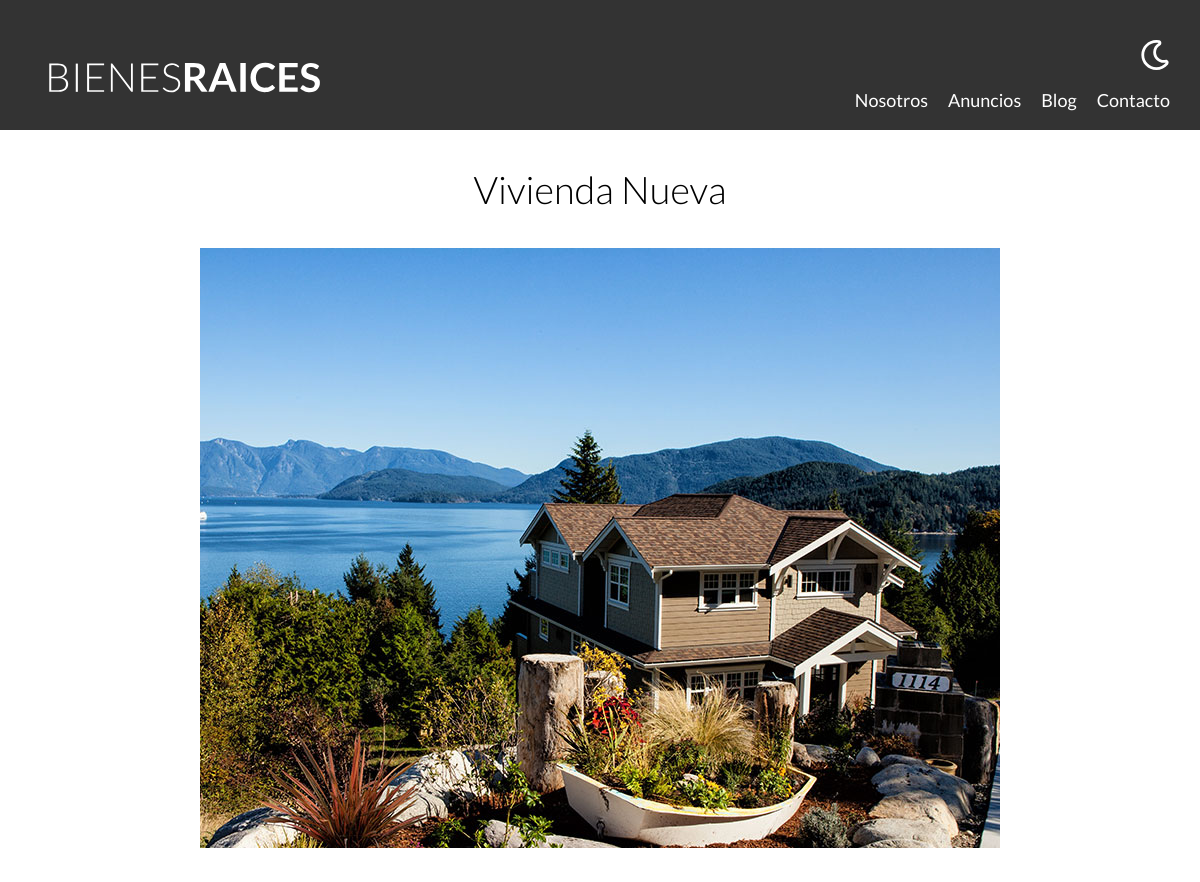
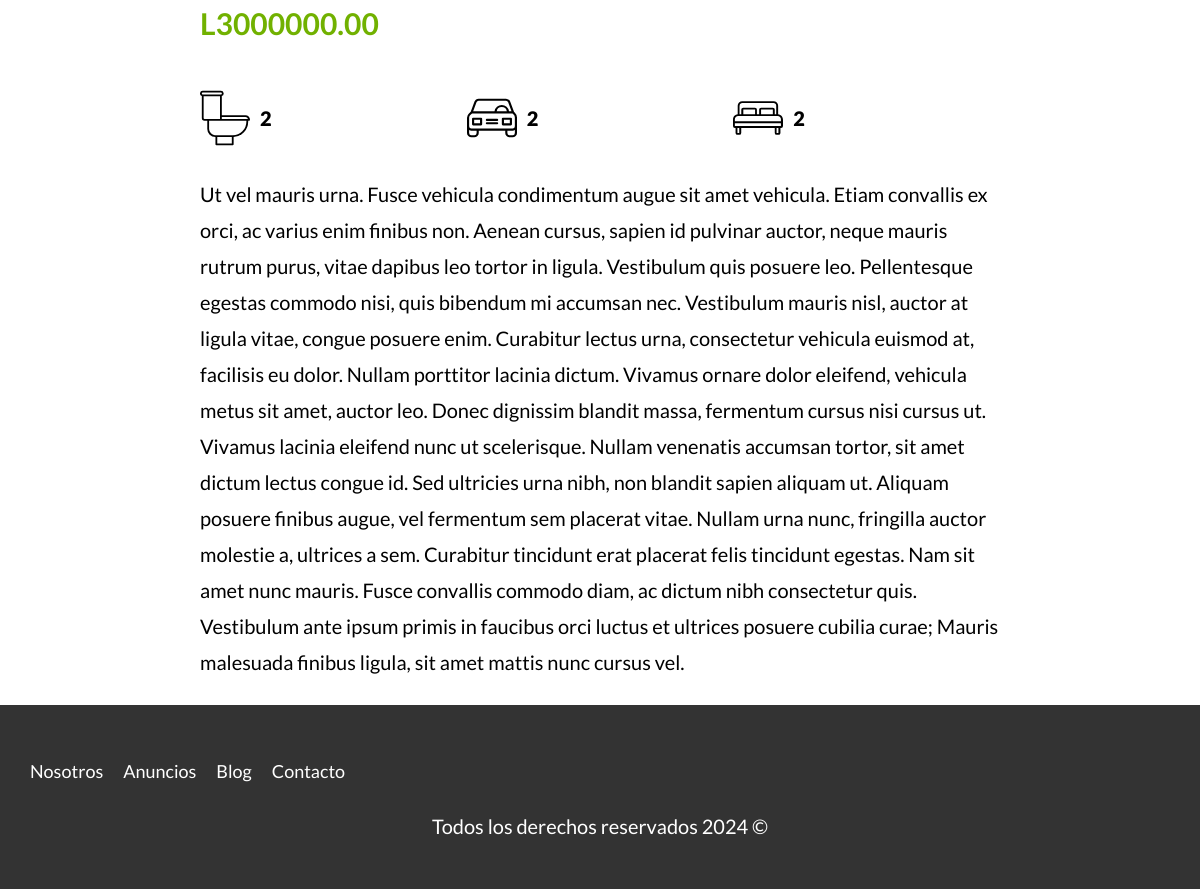
/propiedad?id=16, run on the app's committed database (2 pictures, top to bottom).
### tables this page shows
CREATE TABLE `propiedades` (
  `id` int NOT NULL AUTO_INCREMENT,
  `titulo` varchar(45) DEFAULT NULL,
  `precio` decimal(10,2) DEFAULT NULL,
  `imagen` varchar(200) DEFAULT NULL,
  `descripcion` longtext,
  `habitaciones` int DEFAULT NULL,
  `wc` int DEFAULT NULL,
  `estacionamiento` int DEFAULT NULL,
  `creado` date DEFAULT NULL,
  `vendedores_id` int NOT NULL,
  PRIMARY KEY (`id`),
  KEY `fk_propiedades_vendedores_idx` (`vendedores_id`),
  CONSTRAINT `fk_propiedades_vendedores` FOREIGN KEY (`vendedores_id`) REFERENCES `vendedores` (`id`)
);

### controllers/PaginasController.php (called while the page is built, shortened)
<?php
class PaginasController{
    public static function propiedad(Router $router){
        $id = validarRedireccionar('/propiedades');
        $propiedad = Propiedad::find($id);
        $router->render('/paginas/propiedad',[
            'propiedad'=>$propiedad
        ]);
    }
}

### public/index.php (called while the page is built, shortened)
<?php
$router= new Router();
$router->get('/admin', [PropiedadController::class, 'index']);
$router->get('/propiedades/crear', [PropiedadController::class, 'crear']);
$router->post('/propiedades/crear', [PropiedadController::class, 'crear']);
$router->get('/propiedades/actualizar', [PropiedadController::class, 'actualizar']);
$router->post('/propiedades/actualizar', [PropiedadController::class, 'actualizar']);
$router->post('/propiedades/eliminar', [PropiedadController::class, 'eliminar']);
$router->get('/vendedores/crear', [VendedorController::class, 'crear']);
$router->post('/vendedores/crear', [VendedorController::class, 'crear']);
$router->get('/vendedores/actualizar', [VendedorController::class, 'actualizar']);
$router->post('/vendedores/actualizar', [VendedorController::class, 'actualizar']);
$router->post('/vendedores/eliminar', [VendedorController::class, 'eliminar']);
$router->get('/',[PaginasController::class, 'index']);
$router->get('/nosotros',[PaginasController::class, 'nosotros']);
$router->get('/propiedades',[PaginasController::class, 'propiedades']);
$router->get('/propiedad',[PaginasController::class, 'propiedad']);
$router->get('/blog',[PaginasController::class, 'blog']);
$router->get('/entrada',[PaginasController::class, 'entrada']);
$router->get('/contacto',[PaginasController::class, 'contacto']);
$router->post('/contacto',[PaginasController::class, 'contacto']);
$router->get('/login',[LoginController::class,'login']);
$router->post('/login',[LoginController::class, 'login']);
$router->get('/logout',[LoginController::class, 'logout']);
$router->comprobarRutas();

### includes/funciones.php (called while the page is built, shortened)
<?php
function validarRedireccionar(string $url){
    $id=$_GET['id'];
    $id=filter_var($id, FILTER_VALIDATE_INT);
    return $id;
}

### models/ActiveRecord.php (called while the page is built, shortened)
<?php
class ActiveRecord{
    protected static $db;
    protected static $tabla = '';
    public static function setDB($database){
        self::$db = $database;
    }
    public static function find($id){
        $query="SELECT *FROM " . static::$tabla . " WHERE id=${id}";
        $resultado = self::consultarSQL($query);
        return array_shift($resultado);
    }
    public static function consultarSQL($query){
        $resultado = self::$db->query($query);
        $array = [];
        while($registro =$resultado->fetch_assoc()){
            $array[] = static::crearObjeto($registro);
        }
        return $array;
    }
    protected static function crearObjeto($registro){
        $objeto = new static();
        foreach($registro as $key => $value){
            if(property_exists($objeto, $key)){
                $objeto->$key = $value;
            }
        }
        return $objeto;
    }
}

### views/paginas/propiedad.php (the view)
<main class="contenedor seccion contenido-centrado">
        <h1><?php echo $propiedad->titulo; ?></h1>
        <img loading="lazy"  src="/imagenes/<?php echo $propiedad->imagen ?>" alt="">
        <div class="resumen-propiedad">
            <p class="precio">L<?php echo $propiedad->precio; ?></p>
            <ul class="iconos-caracteristicas">
                <li>
                    <img class="icono" loading="lazy" src="build/img/icono_wc.svg" alt="icono wc">
                    <p><?php echo $propiedad->wc; ?></p>
                </li>
                <li>
                    <img class="icono" loading="lazy" src="build/img/icono_estacionamiento.svg" alt="icono estacionamiento">
                    <p><?php echo $propiedad->estacionamiento; ?></p>
                </li>
                <li>
                    <img class="icono" loading="lazy" src="build/img/icono_dormitorio.svg" alt="icono dormitorio">
                    <p><?php echo $propiedad->habitaciones; ?></p>
                </li>
            </ul>
            <p><?php echo $propiedad->descripcion; ?></p>
        </div>
    </main>

### public/build/css/app.css (style rules this page uses)
html { -webkit-text-size-adjust:100%;line-height:1.15 }
body { margin:0 }
main { display:block }
h1 { font-size:2em;margin:.67em 0 }
img { border-style:none }
html { box-sizing:border-box;font-size:62.5% }
*,:after,:before { box-sizing:inherit }
body { font-family:Lato,sans-serif;font-size:1.6rem;line-height:1.8 }
p { color:#000;font-size:2rem }
.contenedor { margin:0 auto;max-width:120rem;width:95% }
img,picture { display:block;width:100% }
h1,h2,h3 { font-family:Lato,sans-serif;font-weight:300;margin:2.5rem 0;text-align:center }
h1 { font-size:3.8rem }
.seccion { margin-bottom:2.5rem;margin-top:2.5rem }
.contenido-centrado { max-width:80rem }
.icono { text-align:center }
.precio { color:#71b100;font-size:3rem;font-weight:700 }
.iconos-caracteristicas { display:flex;list-style:none;padding:0 }
.iconos-caracteristicas li { display:flex;flex:1 }
.iconos-caracteristicas li img { flex:0 0 5rem;margin-right:1rem }
.iconos-caracteristicas li p { font-weight:900;word-break:break-all }

### data on the page
propiedades: titulo "Vivienda Nueva", imagen (picture), precio "3000000.00", wc "2", estacionamiento "2", habitaciones "2", descripcion "Ut vel mauris urna. Fusce vehicula condimentum augue sit amet vehicula. Etiam convallis ex orci, ac varius enim finibus non. Aenean cursus, sapien id pulvinar auctor, neque mauris rutrum purus, vitae dapibus leo tortor in ligula. Vestibulum quis posuere leo. Pellentesque egestas commodo nisi, quis bibendum mi accumsan nec. Vestibulum mauris nisl, auctor at ligula vitae, congue posuere enim. Curabitur lectus urna, consectetur vehicula euismod at, facilisis eu dolor. Nullam porttitor lacinia dictum. Vivamus ornare dolor eleifend, vehicula metus sit amet, auctor leo. Donec dignissim blandit massa, fermentum cursus nisi cursus ut. Vivamus lacinia eleifend nunc ut scelerisque. Nullam venenatis…"
